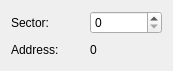
<?xml version="1.0" encoding="UTF-8"?>
<ui version="4.0">
 <class>IsoSectorDialog</class>
 <widget class="QDialog" name="IsoSectorDialog">
  <property name="geometry">
   <rect>
    <x>0</x>
    <y>0</y>
    <width>173</width>
    <height>71</height>
   </rect>
  </property>
  <property name="maximumSize">
   <size>
    <width>240</width>
    <height>120</height>
   </size>
  </property>
  <property name="windowTitle">
   <string>ISO Sector Tool</string>
  </property>
  <property name="windowIcon">
   <iconset resource="Resources.qrc">
    <normaloff>:/Images/Leaner24.png</normaloff>:/Images/Leaner24.png</iconset>
  </property>
  <layout class="QVBoxLayout" name="verticalLayout_2">
   <item>
    <layout class="QVBoxLayout" name="verticalLayout">
     <item>
      <layout class="QHBoxLayout" name="horizontalLayout_2">
       <item>
        <widget class="QLabel" name="label">
         <property name="text">
          <string>Sector: </string>
         </property>
        </widget>
       </item>
       <item>
        <widget class="QSpinBox" name="spnSector"/>
       </item>
      </layout>
     </item>
     <item>
      <layout class="QHBoxLayout" name="horizontalLayout">
       <item>
        <widget class="QLabel" name="label_2">
         <property name="text">
          <string>Address:</string>
         </property>
        </widget>
       </item>
       <item>
        <widget class="QLabel" name="lblAddress">
         <property name="text">
          <string>0</string>
         </property>
         <property name="textInteractionFlags">
          <set>Qt::LinksAccessibleByMouse|Qt::TextSelectableByMouse</set>
         </property>
        </widget>
       </item>
      </layout>
     </item>
    </layout>
   </item>
  </layout>
 </widget>
 <resources>
  <include location="Resources.qrc"/>
 </resources>
 <connections/>
</ui>
